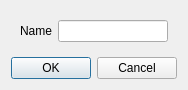
<?xml version="1.0" encoding="UTF-8"?>
<ui version="4.0">
<comment>
  * Released as open source by NCC Group Plc - http://www.nccgroup.com/
  *
  * Developed by Gabriel Caudrelier, gabriel dot caudrelier at nccgroup dot com
  *
  * https://github.com/nccgroup/pip3line
  *
  * Released under AGPL see LICENSE for more information
</comment>
 <class>textInputDialog</class>
 <widget class="QDialog" name="textInputDialog">
  <property name="geometry">
   <rect>
    <x>0</x>
    <y>0</y>
    <width>183</width>
    <height>67</height>
   </rect>
  </property>
  <property name="windowTitle">
   <string>Dialog</string>
  </property>
  <layout class="QVBoxLayout" name="verticalLayout">
   <item>
    <widget class="QWidget" name="widget" native="true">
     <layout class="QHBoxLayout" name="horizontalLayout">
      <item>
       <widget class="QLabel" name="inputLabel">
        <property name="text">
         <string>Name</string>
        </property>
       </widget>
      </item>
      <item>
       <widget class="QLineEdit" name="inputLineEdit"/>
      </item>
     </layout>
    </widget>
   </item>
   <item>
    <widget class="QDialogButtonBox" name="buttonBox">
     <property name="orientation">
      <enum>Qt::Horizontal</enum>
     </property>
     <property name="standardButtons">
      <set>QDialogButtonBox::Cancel|QDialogButtonBox::Ok</set>
     </property>
    </widget>
   </item>
  </layout>
 </widget>
 <resources/>
 <connections>
  <connection>
   <sender>buttonBox</sender>
   <signal>accepted()</signal>
   <receiver>textInputDialog</receiver>
   <slot>accept()</slot>
   <hints>
    <hint type="sourcelabel">
     <x>248</x>
     <y>254</y>
    </hint>
    <hint type="destinationlabel">
     <x>157</x>
     <y>274</y>
    </hint>
   </hints>
  </connection>
  <connection>
   <sender>buttonBox</sender>
   <signal>rejected()</signal>
   <receiver>textInputDialog</receiver>
   <slot>reject()</slot>
   <hints>
    <hint type="sourcelabel">
     <x>316</x>
     <y>260</y>
    </hint>
    <hint type="destinationlabel">
     <x>286</x>
     <y>274</y>
    </hint>
   </hints>
  </connection>
 </connections>
</ui>
